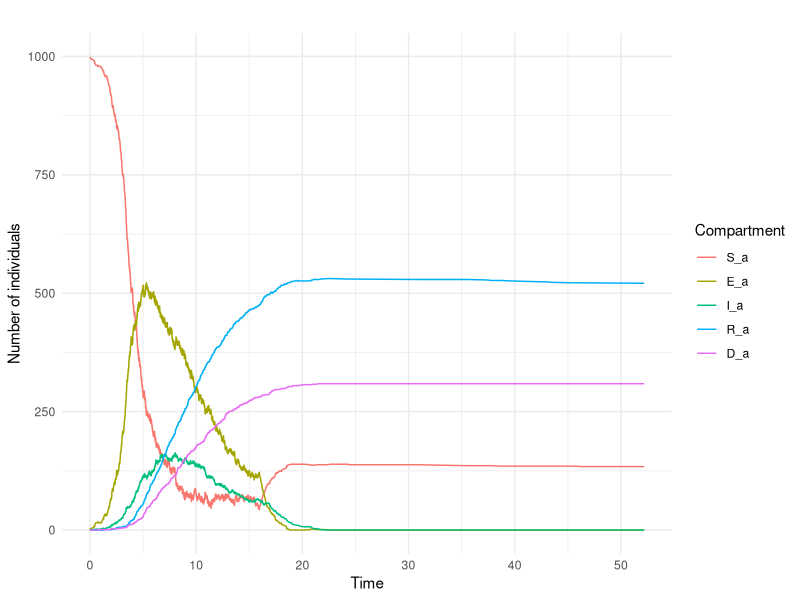
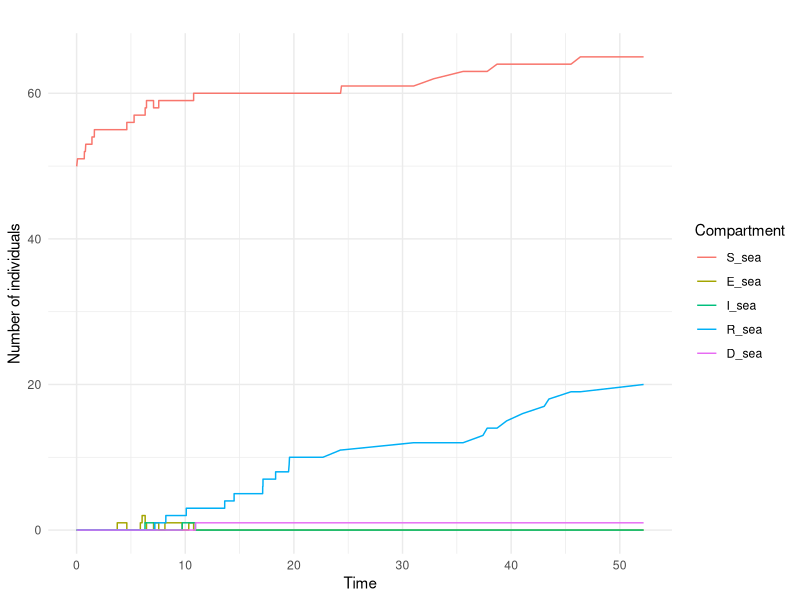

Write R code to recreate these figures, in order.



# -------------------------------------------------------------------------


# -------------------------------------------------------------------------



library(tidyverse)
library(ggplot2)
library(reshape2)
library(abind)
library(cowplot)

# Parameters
total_time <- 50          # Simulation time

param = list( sigma = 1/5.2,            # Rate of progression from exposed to infectious (inverse of incubation period)
              gamma = 1/2.9,             # Recovery rate (inverse of infectious period)
              eta =  (1/5.2)*(0.1)*50,   # Rate of progression from infectious to exposed
              mu = (1/2.9) * 0.5,        # Rate of mortality 
              beta = matrix(c(0.02, 0.01, 0.03, 0,
                               0.001, 0.001, 0.001, 0.001),
                            nrow = 2, ncol = 4),     # Transmission rate in a colony, at sea
              zeta = 0.001                # Transition from colony A to the sea
)


# Initial state

## In colony A
N <- 1000                  # Total population in colony A
initial_infected <- 1
initial_exposed <- 0
initial_recovered <- 0
initial_susceptible <- N - initial_infected - initial_exposed - initial_recovered
initial_dead <- 0

initial_state_A <- c(S = initial_susceptible,
                     E = initial_exposed,
                     I = initial_infected,
                     R = initial_recovered,
                     D = initial_dead)

## At sea
N <- 50                  # Total population at sea
initial_infected <- 0
initial_exposed <- 0
initial_recovered <- 0
initial_susceptible <- N - initial_infected - initial_exposed - initial_recovered
initial_dead <- 0

initial_state_sea <- c(S = initial_susceptible,
                       E = initial_exposed,
                       I = initial_infected,
                       R = initial_recovered,
                       D = initial_dead)



initial_state = matrix(data = c(initial_state_A,
                                initial_state_sea), 
                       nrow = 2, ncol = 5, 
                       byrow = T)

# Gillespie SEIR model function
gillespie_seir <- function(param, initial_state, total_time) {
  
  sigma = param$sigma
  gamma = param$gamma
  eta = param$eta
  mu = param$mu
  beta_colony = param$beta[1,]
  beta_sea = param$beta[2,]
  zeta = param$zeta

  times <- c(0)
  states <- array(dim = c(2,5,1), data = initial_state)
  
  while (times[length(times)] < total_time) {
    
    period = findInterval(times[length(times)], c(0, 8, 16, 30)) 
    
    beta_colony_t = beta_colony[period]
    beta_sea_t = beta_sea[period]
    
    S_a <- states[1, 1, dim(states)[3]]
    E_a <- states[1, 2, dim(states)[3]]
    I_a <- states[1, 3, dim(states)[3]]
    R_a <- states[1, 4, dim(states)[3]]
    D_a <- states[1, 5, dim(states)[3]]
    
    S_sea <- states[2, 1, dim(states)[3]]
    E_sea <- states[2, 2, dim(states)[3]]
    I_sea <- states[2, 3, dim(states)[3]]
    R_sea <- states[2, 4, dim(states)[3]]
    D_sea <- states[2, 5, dim(states)[3]]
    
    rates <- c(
      "S_a_to_E_a" = beta_colony_t * S_a * I_a,
      "E_a_to_S_a" = eta * E_a,
      "E_a_to_I_a" = sigma * E_a,
      "I_a_to_R_a" = gamma * I_a,
      "I_a_to_D_a" = mu * I_a,
      
      "S_sea_to_E_sea" = beta_sea_t * S_sea * I_sea,
      "E_sea_to_S_sea" = eta * E_sea,
      "E_sea_to_I_sea" = sigma * E_sea,
      "I_sea_to_R_sea" = gamma * I_sea,
      "I_sea_to_D_sea" = mu * I_sea,
      
      "S_a_to_S_sea" = zeta * S_a,
      "E_a_to_E_sea" = zeta * E_a,
      "I_a_to_I_sea" = zeta * I_a,
      "R_a_to_R_sea" = zeta * R_a
      
      
    )
    
    total_rate <- sum(rates)
    
    if (total_rate == 0) {
      break
    }
    
    time_step <- rexp(1, total_rate)
    times <- c(times, times[length(times)] + time_step)
    
    transition <- sample(names(rates), 1, prob = rates / total_rate)
    
    if (transition == "S_a_to_E_a") {
      S_a <- S_a - 1
      E_a <- E_a + 1
    } else if (transition == "E_a_to_S_a") {
      E_a <- E_a - 1
      S_a <- S_a + 1
    } else if (transition == "E_a_to_I_a") {
      E_a <- E_a - 1
      I_a <- I_a + 1
    } else if (transition == "I_a_to_R_a") {
      I_a <- I_a - 1
      R_a <- R_a + 1
    } else if (transition == "I_a_to_D_a") {
      I_a <- I_a - 1
      D_a <- D_a + 1
    } else if (transition == "S_sea_to_E_sea") {
      S_sea <- S_sea - 1
      E_sea <- E_sea + 1
    } else if (transition == "E_sea_to_S_sea") {
      E_sea <- E_sea - 1
      S_sea <- S_sea + 1
    } else if (transition == "E_sea_to_I_sea") {
      E_sea <- E_sea - 1
      I_sea <- I_sea + 1
    } else if (transition == "I_sea_to_R_sea") {
      I_sea <- I_sea - 1
      R_sea <- R_sea + 1
    } else if (transition == "I_sea_to_D_sea") {
      I_sea <- I_sea - 1
      D_sea <- D_sea + 1
    } else if (transition == "S_a_to_S_sea") {
      S_a <- S_a - 1
      S_sea <- S_sea + 1
    } else if (transition == "E_a_to_E_sea") {
      E_a <- E_a - 1
      E_sea <- E_sea + 1
    } else if (transition == "I_a_to_I_sea") {
      I_a <- I_a - 1
      I_sea <- I_sea + 1
    } else if (transition == "R_a_to_R_sea") {
      R_a <- R_a - 1
      R_sea <- R_sea + 1
    }
    
    
    new_state = matrix(data = c(S_a, E_a, I_a, R_a, D_a,
                                S_sea, E_sea, I_sea, R_sea, D_sea), 
                           nrow = 2, ncol = 5, 
                           byrow = T)
    
    states <- abind(states, new_state)
  }
  
  output <- data.frame(
    time = times,
    S_a = states[1, 1, ],
    E_a = states[1, 2, ],
    I_a = states[1, 3, ],
    R_a = states[1, 4, ],
    D_a = states[1, 5, ],
    S_sea = states[2, 1, ],
    E_sea = states[2, 2, ],
    I_sea = states[2, 3, ],
    R_sea = states[2, 4, ],
    D_sea = states[2, 5, ]
  )
  
  return(output)
}

# Run simulation

output <- gillespie_seir(param, initial_state, total_time)



# Plot results
output_long <- melt(output, id = "time")
output_a <- output_long %>% filter(variable %in% c("S_a", "E_a", "I_a", "R_a", "D_a"))
plot_a <- ggplot(output_a, aes(x = time, y = value, color = variable)) +
  geom_line() +
  labs(x = "Time", y = "Number of individuals", color = "Compartment") +
  theme_minimal() +
  ggtitle("")

output_sea <- output_long %>% filter(variable %in% c("S_sea", "E_sea", "I_sea", "R_sea", "D_sea"))
plot_sea <- ggplot(output_sea, aes(x = time, y = value, color = variable)) +
  geom_line() +
  labs(x = "Time", y = "Number of individuals", color = "Compartment") +
  theme_minimal() +
  ggtitle("")

# Display plots
plot_a 
plot_sea


# 
# summary_output = function(output){
#   
#   N_a = output[1, c("S_a", "I_a")] %>% sum()
#   
#   max_infected_a = max(output[, "I_a"]) 
#   prop_max_infected_a = max_infected_a / N_a
#   dead_a = output[nrow(output), "D_a"]
#   prop_dead_a = dead_a / N_a
#   
#   max_infected_sea = max(output[, "I_sea"]) 
#   dead_sea = output[nrow(output), "D_sea"]
#   
#   prop_non_exposed_from_a = (output[nrow(output), "S_a"] + output[nrow(output), "S_sea"] - output[1, "S_sea"] ) / N_a
#   
#   return( data.frame(
#     N_a = N_a,
#     max_infected_a = max_infected_a,
#     prop_max_infected_a = prop_max_infected_a,
#     dead_a = dead_a,
#     prop_dead_a = prop_dead_a,
#     max_infected_sea = max_infected_sea,
#     dead_sea = dead_sea,
#     prop_non_exposed_from_a = prop_non_exposed_from_a
#     
#   ))
# }
# 
# 
# output_long_list = data.frame()
# response_list = data.frame()
# 
# nb_iterations = 8
# 
# for (i in 1:nb_iterations){
#   
#   output = gillespie_seir(param, initial_state, total_time)
#   output_long = melt(output, id = "time")
#   
#   output_long_i <- cbind(output_long,
#                          data.frame(simulation = rep(i, times = nrow(output_long))))
#   
#   output_long_list = rbind(output_long_list, output_long_i)
#   response_list = rbind(response_list, summary_output(output))
#   
# }
# 
# 
# output_a <- output_long_list %>% filter(variable %in% c("S_a", "E_a", "I_a", "R_a", "D_a"))
# 
# p = ggplot()
# for(i in 1:nb_iterations){
#   p = p + geom_line(data = output_a %>% subset(., simulation == i )
#                     , aes(x = time, y = value, color = variable)) 
# }
# p = p +
#   labs(x = "Time", y = "Number of individuals", color = "Compartment") +
#   theme_minimal() +
#   ggtitle("Stochastic SEIR Model Simulation (Gillespie Algorithm)")
# 
# 
# p
# 
# 
# data_long <- pivot_longer(response_list, cols = -N_a, names_to = "variable", values_to = "value")
# 
# # Créer les diagrammes en violon pour chaque variable
# ggplot(data_long %>% subset(., variable %in% c("dead_a", "max_infected_a")),
#        aes(x = variable, y = value)) +
#   geom_violin() + 
#   geom_dotplot(binaxis='y', stackdir='center', dotsize=1)
# 
# 
